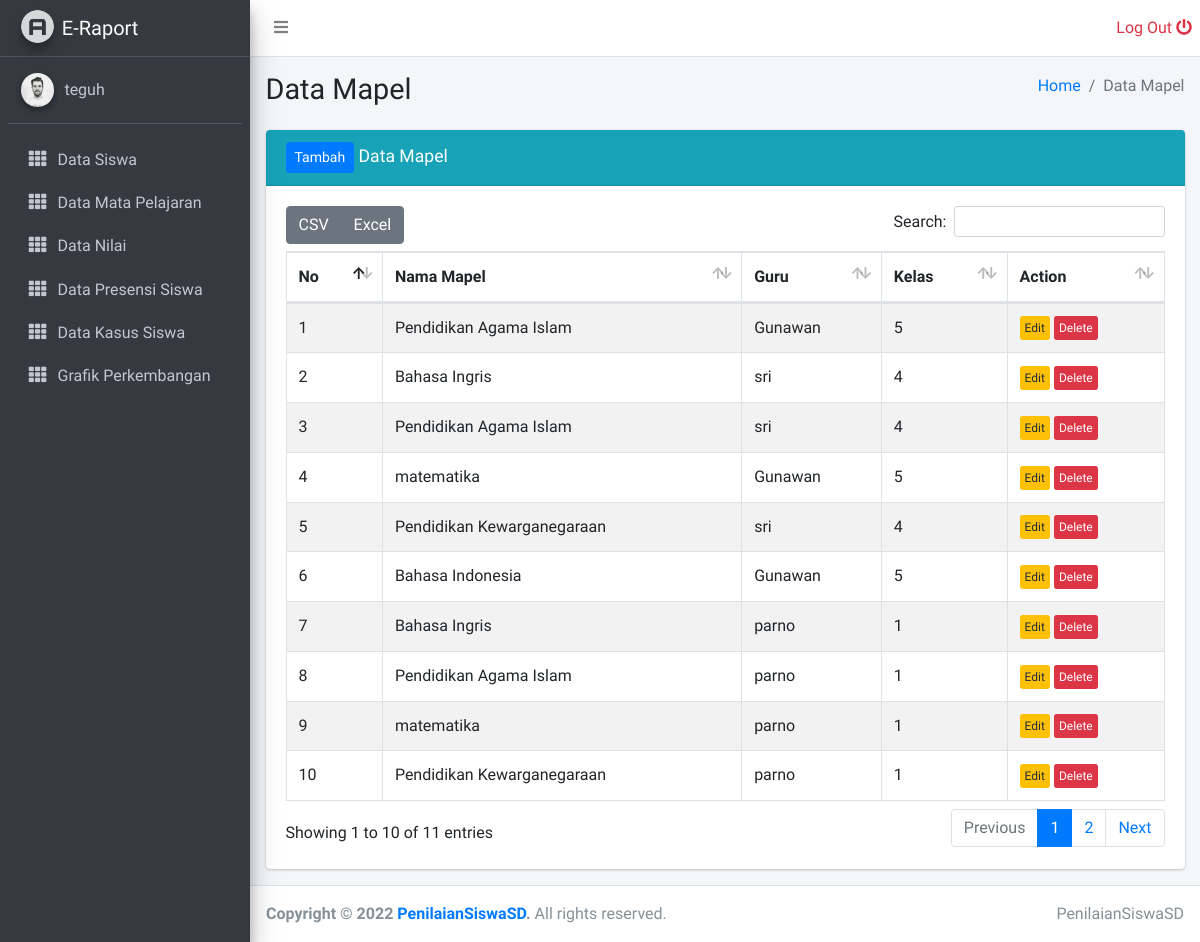
The page /admin/data_mapel.php (signed in) on the database its author committed.
### tables this page shows
CREATE TABLE `mata_pelajaran` (
  `id_pelajaran` int(11) NOT NULL,
  `nama_mata_pelajaran` varchar(30) NOT NULL,
  `id_guru` int(11) NOT NULL,
  `kelas` int(11) DEFAULT NULL
);

CREATE TABLE `data_guru` (
  `id_guru` int(11) NOT NULL,
  `nama_guru` varchar(40) NOT NULL,
  `jabatan` varchar(30) NOT NULL,
  `password` varchar(30) DEFAULT NULL,
  `nip` int(11) NOT NULL,
  `kelas` int(11) NOT NULL
);

### admin/data_mapel.php (the view, shortened to what this page needs)
<?php
include '../layouts/sidebar.php';
?>
  <div class="content-wrapper">
    <div class="content-header">
      <div class="container-fluid">
        <div class="row mb-2">
          <div class="col-sm-6">
            <h1 class="m-0">Data Mapel</h1>
          </div>
          <div class="col-sm-6">
            <ol class="breadcrumb float-sm-right">
              <li class="breadcrumb-item"><a href="#">Home</a></li>
              <li class="breadcrumb-item active">Data Mapel</li>
            </ol>
          </div>
        </div>
      </div>
    </div>
    <div class="content">
      <div class="container-fluid">
        <div class="row">
          <div class="col-12">
          <div class="card card-info">
              <div class="card-header">
                <h3 class="card-title">
                <a href="../guru/tambah_data_mapel.php" class="btn btn-sm btn-primary">Tambah</a>
                Data Mapel</h3>
              </div>
              <div class="card-body">
                <table id="example1" class="table table-bordered table-striped">
                  <thead>
                  <tr>
                    <th>No</th>
                    <th>Nama Mapel</th>
                    <th>Guru</th>
					<th>Kelas</th>
                    <th>Action</th>
                  </tr>
                  </thead>
                  <tbody>
                  <?php
                    include '../config/koneksi.php';
                    $query = "SELECT * FROM mata_pelajaran INNER JOIN data_guru ON data_guru.id_guru=mata_pelajaran.id_guru";
                    $result = mysqli_query($koneksi, $query);
                    $no = 1;
                    while($row = mysqli_fetch_assoc($result))
                    {
                    ?>
                  <tr>
                    <td><?php echo $no; ?></td>
                    <td><?php echo $row['nama_mata_pelajaran']; ?></td>
                    <td><?php echo $row['nama_guru']; ?></td>
					  <td><?php echo $row['kelas']; ?></td>
                    <td>
                        <a href="../guru/edit_data_mapel.php?id_mapel=<?php echo $row['id_pelajaran']; ?>" class="btn btn-xs btn-warning">Edit</a>
                        <a href="../guru/mapel/hapus_data_mapel.php?id_mapel=<?php echo $row['id_pelajaran']; ?>" class="btn btn-xs btn-danger">Delete</a>
                    </td>
                  </tr>
                  <?php
                        $no++;
                    }
                  ?>
                  </tbody>
                </table>
              </div>
            </div>
          </div>
        </div>
      </div>
    </div>
  </div>
  <?php
    include '../layouts/footer.php';
  ?>

### rows shown on the page
mata_pelajaran: nama_mata_pelajaran "Pendidikan Agama Islam", id_guru.nama_guru "Gunawan", id_guru.kelas "5"
mata_pelajaran: nama_mata_pelajaran "Bahasa Ingris", id_guru.nama_guru "sri", id_guru.kelas "4"
mata_pelajaran: nama_mata_pelajaran "Pendidikan Agama Islam", id_guru.nama_guru "sri", id_guru.kelas "4"
mata_pelajaran: nama_mata_pelajaran "matematika", id_guru.nama_guru "Gunawan", id_guru.kelas "5"
mata_pelajaran: nama_mata_pelajaran "Pendidikan Kewarganegaraan", id_guru.nama_guru "sri", id_guru.kelas "4"
mata_pelajaran: nama_mata_pelajaran "Bahasa Indonesia", id_guru.nama_guru "Gunawan", id_guru.kelas "5"
mata_pelajaran: nama_mata_pelajaran "Bahasa Ingris", id_guru.nama_guru "parno", id_guru.kelas "1"
mata_pelajaran: nama_mata_pelajaran "Pendidikan Agama Islam", id_guru.nama_guru "parno", id_guru.kelas "1"
mata_pelajaran: nama_mata_pelajaran "matematika", id_guru.nama_guru "parno", id_guru.kelas "1"
mata_pelajaran: nama_mata_pelajaran "Pendidikan Kewarganegaraan", id_guru.nama_guru "parno", id_guru.kelas "1"

### other values the page prints
$_SESSION['username'] "teguh"
